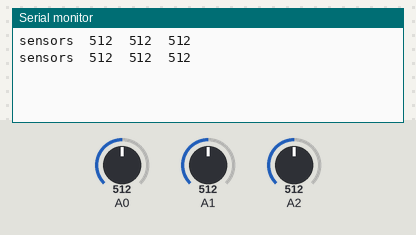
This sketch was run on a simulated Arduino Uno, built with avr-gcc and run on an emulated ATmega328P. Shown: the last lines printed to the serial monitor. Inputs (shaded band) come from the test bench; at power-on: A0 = 512, A1 = 512, A2 = 512.

Above: at 1.8 s.
1.9 s: A0 set to 716
At 2.9 s:
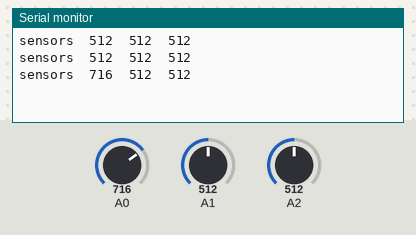
3.4 s: A1 set to 716
At 4.6 s:
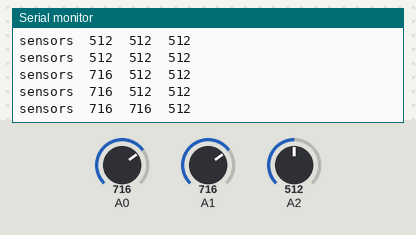
4.9 s: A2 set to 716
At 6.0 s:
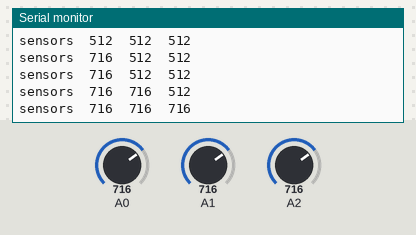
6.4 s: A0 set to 900
At 7.7 s:
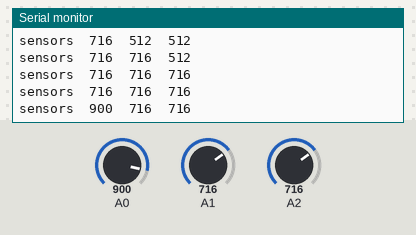
7.9 s: A1 set to 900
At 9.1 s:
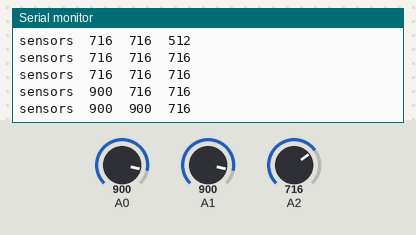
9.4 s: A2 set to 900
At 9.4 s:
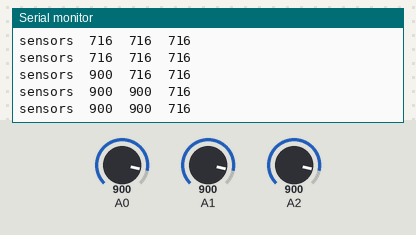
Timing chart, 0 to 11.9 s (numbered marks = the images above; inputs shaded):
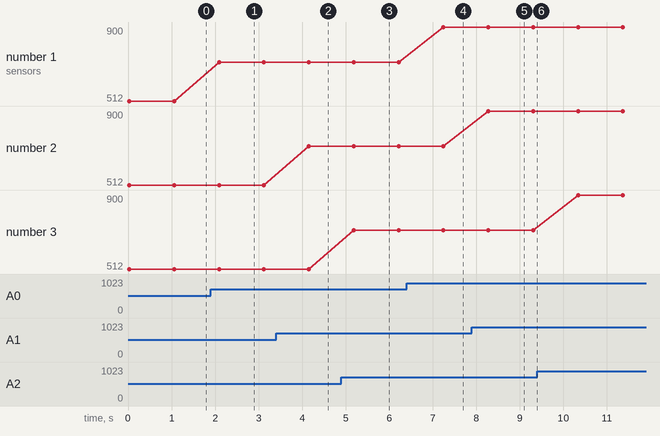

The sketch:

LightHumTemp.ino
```cpp
void setup() {
  // initialize serial communications at 9600 bps:
  Serial.begin(9600);
}

void loop() {
  // read the analog in value:
  int sensors[3];
  for (int i = 0; i < 3; i++) {
    // wait 10 milliseconds before the next loop
    // for the analog-to-digital converter to settle
    // after the last reading:
    delay(10);
    sensors[i] = analogRead(i);
  }

  // print the results to the serial monitor:
  Serial.print("sensors\t" );
  Serial.print(sensors[0]);
  Serial.print("\t" );
  Serial.print(sensors[1]);
  Serial.print("\t" );
  Serial.print(sensors[2]);
  Serial.println();
  delay(1000);
}
```

Measured:
- after the input at 1.9 s, the serial monitor: prints a new line after 0.19 s (image 1)
- after the input at 3.4 s, the serial monitor: prints a new line after 0.75 s (image 2)
- after the input at 4.9 s, the serial monitor: prints a new line after 0.29 s (image 3)
- after the input at 6.4 s, the serial monitor: prints a new line after 0.85 s (image 4)
- after the input at 7.9 s, the serial monitor: prints a new line after 0.38 s (image 5)
- plotted number 1: 512 → 716 after the input at 1.9 s, 716 → 900 after the input at 6.4 s
